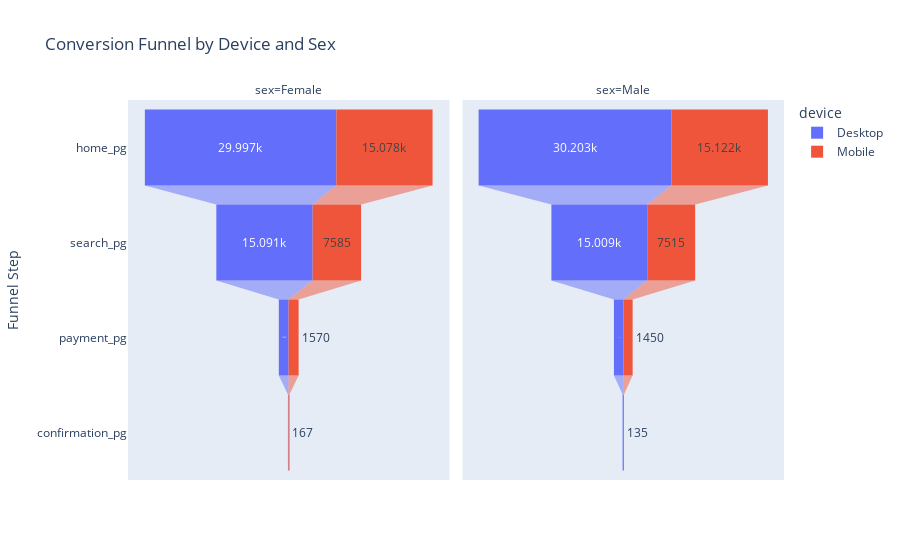

Notebook code for this chart:
### Code cell
# Create a funnel DataFrame
funnel_df = pd.DataFrame()

# Count the number of users at each funnel step, differentiated by sex and device
funnel_df = df.groupby(['sex', 'device']).agg({
    'home_pg': 'sum',
    'search_pg': 'sum',
    'payment_pg': 'sum',
    'confirmation_pg': 'sum'
}).reset_index()

# Melt the DataFrame to long format for Plotly
funnel_df = funnel_df.melt(id_vars=['sex', 'device'], var_name='funnel_step', value_name='count')

# Plot the funnel chart
fig = px.funnel(funnel_df, 
                x='count', 
                y='funnel_step', 
                color='device', 
                facet_col='sex',
                title="Conversion Funnel by Device and Sex",
                labels={'funnel_step': 'Funnel Step', 'count': 'Number of Users'},
                facet_col_wrap=2)  # Adjust based on the number of facets

fig.show()

### Figure 1 — Plotly figure (JSON) as saved in the notebook; plotly's stock layout.template omitted (floating-point values rounded to 4 significant figures)
{"data": [{"hovertemplate": "device=Desktop<br>sex=Female<br>Number of Users=%{x}<br>Funnel Step=%{y}<extra></extra>", "legendgroup": "Desktop", "marker": {"color": "#636efa"}, "name": "Desktop", "orientation": "h", "showlegend": true, "type": "funnel", "x": [29997, 15091, 1530, 74], "xaxis": "x", "y": ["home_pg", "search_pg", "payment_pg", "confirmation_pg"], "yaxis": "y"}, {"hovertemplate": "device=Desktop<br>sex=Male<br>Number of Users=%{x}<br>Funnel Step=%{y}<extra></extra>", "legendgroup": "Desktop", "marker": {"color": "#636efa"}, "name": "Desktop", "orientation": "h", "showlegend": false, "type": "funnel", "x": [30203, 15009, 1480, 76], "xaxis": "x2", "y": ["home_pg", "search_pg", "payment_pg", "confirmation_pg"], "yaxis": "y2"}, {"hovertemplate": "device=Mobile<br>sex=Female<br>Number of Users=%{x}<br>Funnel Step=%{y}<extra></extra>", "legendgroup": "Mobile", "marker": {"color": "#EF553B"}, "name": "Mobile", "orientation": "h", "showlegend": true, "type": "funnel", "x": [15078, 7585, 1570, 167], "xaxis": "x", "y": ["home_pg", "search_pg", "payment_pg", "confirmation_pg"], "yaxis": "y"}, {"hovertemplate": "device=Mobile<br>sex=Male<br>Number of Users=%{x}<br>Funnel Step=%{y}<extra></extra>", "legendgroup": "Mobile", "marker": {"color": "#EF553B"}, "name": "Mobile", "orientation": "h", "showlegend": false, "type": "funnel", "x": [15122, 7515, 1450, 135], "xaxis": "x2", "y": ["home_pg", "search_pg", "payment_pg", "confirmation_pg"], "yaxis": "y2"}], "layout": {"annotations": [{"font": {}, "showarrow": false, "text": "sex=Female", "x": 0.245, "xanchor": "center", "xref": "paper", "y": 1, "yanchor": "bottom", "yref": "paper"}, {"font": {}, "showarrow": false, "text": "sex=Male", "x": 0.755, "xanchor": "center", "xref": "paper", "y": 1, "yanchor": "bottom", "yref": "paper"}], "legend": {"title": {"text": "device"}, "tracegroupgap": 0}, "title": {"text": "Conversion Funnel by Device and Sex"}, "xaxis": {"anchor": "y", "domain": [0, 0.49], "title": {"text": "Number of Users"}}, "xaxis2": {"anchor": "y2", "domain": [0.51, 1], "matches": "x", "title": {"text": "Number of Users"}}, "yaxis": {"anchor": "x", "domain": [0, 1], "title": {"text": "Funnel Step"}}, "yaxis2": {"anchor": "x2", "domain": [0, 1], "matches": "y", "showticklabels": false}}}
